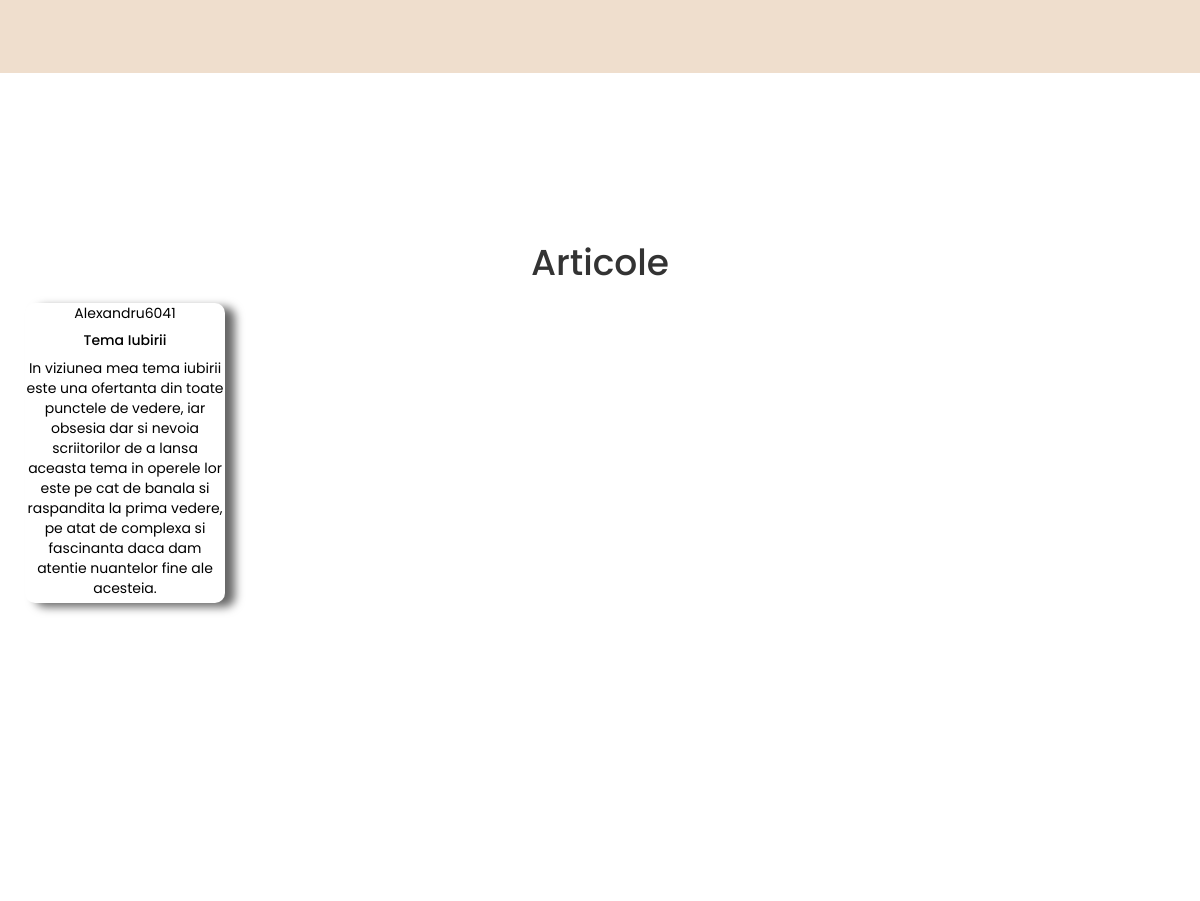
Before: /Acasa (lower part) with the older database file.
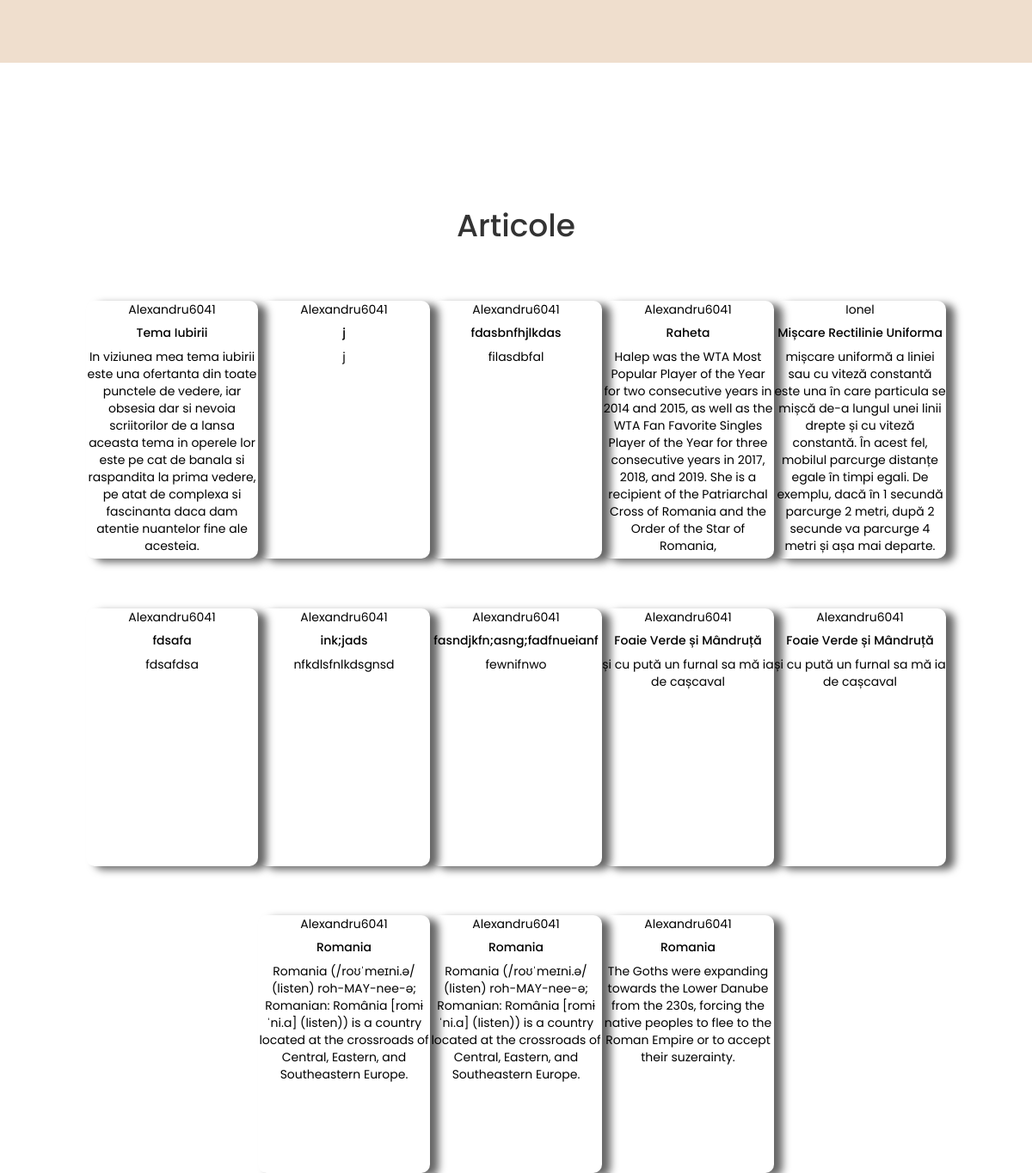
After: the same page with the newer database file.
### tables this page shows
CREATE TABLE Articles(
        Author VARCHAR(100) NOT NULL,
        Title VARCHAR(100) NOT NULL,
        Description VARCHAR(500) NOT NULL, 
        Context VARCHAR(1000000) NOT NULL,
        Function VARCHAR(100) NOT NULL,
        Email VARCHAR(100) NOT NULL,
        Id INT,
        Likes INT
    );

### app.py (the view, shortened to what this page needs)
@app.route('/')
@app.route('/Acasa', methods=["GET", "POST"])
def Acasa():
    email_user = None
    username = None
    logged_in = False
    data_articles = ''
    username_encrypted = None
    username_encrypt = ''
    password_encrypted = None
    password_encrypt = ''
    i = 1
    try:
        sqliteConnection = sqlite3.connect('main.db')
        cursor = sqliteConnection.cursor()
    except sqlite3.Error as e:
        email_me_error(e)
    page_url = request.url
    cursor.execute("SELECT * FROM Articles")
    sqliteConnection.commit()
    data_articles = cursor.fetchall()
    return render_template("index.html", username=username, logged_in=logged_in, username_encrypted=username_encrypt, password_encrypted=password_encrypt, articles = data_articles, i = i)

### templates/index.html (shortened to what this page needs)
<!doctype html>
<html lang="en" class="no-js">
<head>
    <link href="{{ url_for('static', filename='styles/css/bootstrap.min.css') }}" rel="stylesheet">
    <link href="{{ url_for('static', filename='styles/css/sticky-menu.css') }}" rel="stylesheet">
    <link href="{{ url_for('static', filename='styles/css/card.css') }}" rel="stylesheet">
</head>
<body id="page-top" data-spy="scroll" data-target=".navbar-fixed-top">
    <section id="about" class="about-section">
    </section>
    <section id="whatwedo" class="whatwedo-section">
        <div class="container">
            <div class="row">
                <div class="col-lg-12">
                    <h1>Articole</h1>
                </div>
                <table>
                    {% for row in articles %}
                    <td>
                        {%if not logged_in%}
                            <a class = "card-link" href="/ArticleRead?username=NULL&id={{ row[6] }}">
                        {%endif%}
                            <div class = "card">
                                <figure>
                                    {{row[0]}}
                                </figure>
                                <div class = "card-body">
                                    <h5 class = "card-title">
                                        {{row[1]}}
                                    </h5>
                                    <p class = "card-text">
                                        {{row[2]}}
                                    </p>
                                </div>
                            </div>
                        </a>
                        </td>
                    {% endfor %}
                    </table>
            </div>
     </div>
    </section>
    <div class = "block">
    </div>
</body>
</html>

### static/styles/css/sticky-menu.css (style rules this page uses)
body { width: 100%; height: 100%; }
html { width: 100%; height: 100%; }
* { margin: 0; padding: 0; box-sizing: border-box; font-family: 'Poppins', sans-serif; }
.about-section { height: 100%; padding-top: 150px; text-align: center; background: #EFDECD; }
.whatwedo-section { height: 100%; padding-top: 150px; text-align: center; background: #fff; }
.row { margin: 0 -5px; }
.block { padding-bottom:30%; }
.card-link { text-decoration: none; cursor:auto; color:black; }

### static/styles/css/card.css (style rules this page uses)
.card { width: 20rem; border-radius: 10px; border: none; box-shadow: 10px 4px 10px rgba(0, 0, 0, 0.6); height:30rem; transition:0.3s; }
td { display:inline-block; margin-top:5%; }
table { max-width: 100%; table-layout: fixed; }

Changed rows visible on the page:
added Articles: Author "Alexandru6041", Title "j", Description "j"
added Articles: Author "Alexandru6041", Title "fdasbnfhjlkdas", Description "filasdbfal"
added Articles: Author "Alexandru6041", Title "Raheta", Description "Halep was the WTA Most Popular Player of the Year for two consecutive years in 2014 and 2015, as well as the WTA Fan Favorite Singles Player of the Year for three consecutive years in 2017, 2018, and 2019. She is a recipient of the Patriarchal Cross of Romania and the Order of the Star of Romania,"
added Articles: Author "Ionel", Title "Mișcare Rectilinie Uniforma", Description "mișcare uniformă a liniei sau cu viteză constantă este una în care particula se mișcă de-a lungul unei linii drepte și cu viteză constantă. În acest fel, mobilul parcurge distanțe egale în timpi egali. De exemplu, dacă în 1 secundă parcurge 2 metri, după 2 secunde va parcurge 4 metri și așa mai departe."
added Articles: Author "Alexandru6041", Title "fdsafa", Description "fdsafdsa"
added Articles: Author "Alexandru6041", Title "ink;jads", Description "nfkdlsfnlkdsgnsd"
added Articles: Author "Alexandru6041", Title "fasndjkfn;asng;fadfnueianf", Description "fewnifnwo"
added Articles: Author "Alexandru6041", Title "Foaie Verde și Mândruță", Description "și cu pută un furnal sa mă ia de cașcaval"
added Articles: Author "Alexandru6041", Title "Foaie Verde și Mândruță", Description "și cu pută un furnal sa mă ia de cașcaval"
added Articles: Author "Alexandru6041", Title "Romania", Description "Romania (/roʊˈmeɪni.ə/ (listen) roh-MAY-nee-ə; Romanian: România [romɨˈni.a] (listen)) is a country located at the crossroads of Central, Eastern, and Southeastern Europe."
added Articles: Author "Alexandru6041", Title "Romania", Description "Romania (/roʊˈmeɪni.ə/ (listen) roh-MAY-nee-ə; Romanian: România [romɨˈni.a] (listen)) is a country located at the crossroads of Central, Eastern, and Southeastern Europe."
added Articles: Author "Alexandru6041", Title "Romania", Description "The Goths were expanding towards the Lower Danube from the 230s, forcing the native peoples to flee to the Roman Empire or to accept their suzerainty."
